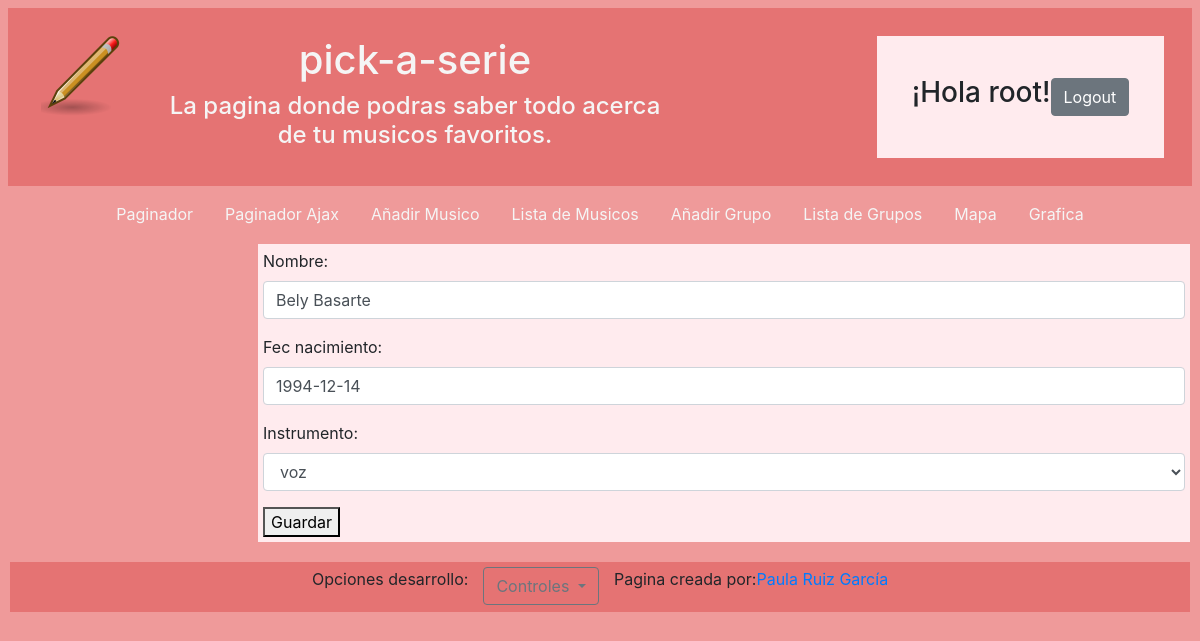
Screenshot of /p5/editarmusico/3/ (signed in) with the database file from the repository.
### práctica_05/models.py (models this page shows, shortened)
class Musico(models.Model):
    voz = "voz"
    piano = "piano"
    bajo = "bajo"
    bateria = "bateria"
    guitarra = "guitarra"
    instrumentos = (
            (voz, "voz"),
            (piano, "piano"),
            (bajo, "bajo"),
            (bateria, "bateria"),
            (guitarra, "guitarra"),
        )
    nombre = models.CharField(max_length=20, blank=False)
    fec_nacimiento = models.DateField(blank=False)
    instrumento = models.CharField(
        default=voz,
        choices=instrumentos,
        max_length= 30,
        blank=False,
    )
    grupos = models.ManyToManyField('Grupo', blank=True)

### práctica_05/views.py (the view)
# urls.py: url(r'^editarmusico/(?P<id_musico>\d+)/$', views.ModifyMusico, name='editar_musico'),
def ModifyMusico(request, id_musico):
	if request.user.is_authenticated:
		musico = Musico.objects.get(id=id_musico)
		if request.method == 'GET':
			form = AddFormMusico(instance=musico)
		else:
			form = AddFormMusico(request.POST, instance=musico)
			if form.is_valid():
				form.save()
			return redirect('listar_musico')
		return render(request, 'musico.html', {'form':form, 'username':request.user.username})
	return render(request, 'base.html')

### práctica_05/forms.py
class AddFormMusico(forms.ModelForm):
    class Meta:
        model = Musico
        fields = [
            'nombre',
            'fec_nacimiento',
            'instrumento',
        ]
        widgets = {
            'nombre' : forms.TextInput(attrs={'class' : 'form-control'}),
            'fec_nacimiento' : forms.DateInput(attrs={'class' : 'form-control'}),
            'instrumento' : forms.Select(attrs={'class' : 'form-control'}),
        }

### templates/musico.html (shortened to what this page needs)
{% extends "base.html" %}
{% block main %}
<form method="POST">
    {{ form.as_p }}
    <button type="submit">Guardar</button>
</form>
{% endblock %}

### templates/base.html (shortened to what this page needs)
<!DOCTYPE html>
<html lang="en">
<head>
    {% load static %}
    <link href="/static/css/estilo.css" rel="stylesheet"/>
    <link rel="stylesheet" href="https://stackpath.bootstrapcdn.com/bootstrap/4.3.1/css/bootstrap.min.css">
</head>
<body class="bg-primario-body">
    <header class="row justify-content-between m-2 bg-primario-header">
        <div class="col-sm-7">
            <div id="title" class="d-flex m-2">
                    <img id='logo' class="align-self-stretch" src="/static/imagenes/logo.png"/>
                    <div class='titulos'>
                        <h1>pick-a-serie</h1>
                        <h4>La pagina donde podras saber todo acerca de tu musicos favoritos.</h4>
                    </div>
            </div>
        </div>
        <div id="login" class="col-sm-3 m-3 d-flex align-items-center justify-content-center">
            {% if username %}
                <h3>¡Hola {{username}}!</h3>
                <form action="{% url 'account_logout' %}" method="post">
                    <input type="submit" class="btn btn-secondary" value="Logout" name="Logout"/>
                </form>
            {% else %}
                <div class="mr-md-3 ">
                    <a href="{% url 'account_login' %}" class="btn btn-secondary">Sign In</a></li>
                    <a href="{% url 'account_signup' %}" class="btn btn-secondary">Sign Up</a></li>
                </div>
            {% endif %}
        </div>
    </header>
    <nav class="nav justify-content-center bg-primario-nav ">
        <a class="nav-link" href="{% url 'query' 1%}"> Paginador </a>
        <a class="nav-link" href="{% url 'ajax' %}"> Paginador Ajax </a>
        {% if username %}
            <a class="nav-link" href="{% url 'crear_musico' %}"> Añadir Musico </a>
            <a class="nav-link" href="{% url 'listar_musico' %}"> Lista de Musicos </a>
            <a class="nav-link" href="{% url 'crear_grupo' %}"> Añadir Grupo </a>
            <a class="nav-link" href="{% url 'listar_grupo' %}"> Lista de Grupos </a>
            <a class="nav-link" href="{% url 'mapas' %}"> Mapa </a>
            <a class="nav-link" href="{% url 'graficas' %}"> Grafica </a>
        {% endif %}
    </nav>
    <div id="principal" class="d-flex justify-content-between">
        <aside class="bg-primario-aside">
        </aside>
        <main class="bg-primario-main">
            {% block main %}{% endblock %}
        </main>
    </div>
    <footer class="d-flex justify-content-center m-2 bg-primario-footer">
<label for="">Opciones desarrollo:</label>
      <div id="main">
        <div class="dropdown container">
                        <button class="btn btn-outline-secondary dropdown-toggle" type="button" id="dropdownMenuButton" data-toggle="dropdown" aria-haspopup="true" aria-expanded="false">
                            Controles
                        </button>
                    </div>
      </div>
        <p>Pagina creada por: </p>
        <a href="https://github.com/aluruiz">Paula Ruiz García</a>
    </footer>
</body>
</html>

### static/css/estilo.css (style rules this page uses)
.bg-primario-body { background-color: #EF9A9A; }
.bg-primario-header { padding: 10px; background-color:#E57373; text-align: center; }
.bg-primario-header #title { display: flex; color: whitesmoke; }
.bg-primario-header #title #logo { height: 100px; width: auto; }
.bg-primario-header #title .titulos { padding: 10px; margin-left: 15px; }
header #login { border: 2px solid; border-color: #E57373; padding: 10px; background-color:#FFEBEE; }
.bg-primario-nav { background-color:#EF9A9A; }
nav a { color: whitesmoke; }
.bg-primario-aside { background-color: #EF9A9A; padding: 5px; flex: 13%; }
.bg-primario-main { padding: 5px; margin: 10px; flex: 70%; background-color: #FFEBEE; }
.bg-primario-footer { padding: 5px; margin: 10px; background-color: #E57373; border: 2px solid; border-color: #EF9A9A; display: flex; justify-content: center; }

### rows the page displays
Musico: nombre "Bely Basarte", fec_nacimiento "1994-12-14", instrumento "voz"

### other values shown
{{ username }} "root"
